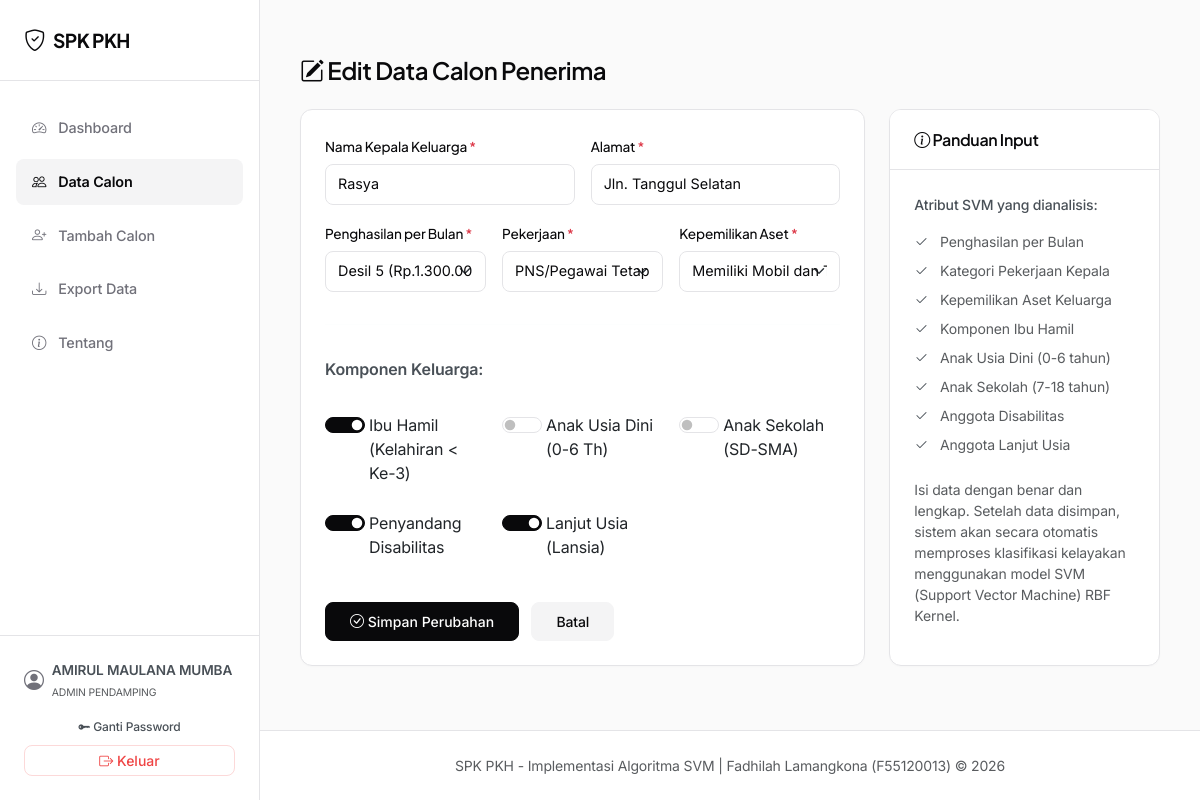
Screenshot of /calon/1/edit (signed in) with the database file from the repository.
### models_db.py (models this page shows, shortened)
class User(db.Model):
    __tablename__ = 'users'
    id = db.Column(db.Integer, primary_key=True)
    username = db.Column(db.String(50), unique=True, nullable=False)
    password_hash = db.Column(db.String(255), nullable=False)
    nama_lengkap = db.Column(db.String(100), nullable=False)
    role = db.Column(db.String(20), nullable=False, default='admin')  # 'superadmin' atau 'admin'
    created_at = db.Column(db.DateTime, default=lambda: datetime.now(timezone.utc))

class CalonPenerima(db.Model):
    __tablename__ = 'calon_penerima'
    id = db.Column(db.Integer, primary_key=True)
    nama = db.Column(db.String(100), nullable=False)
    alamat = db.Column(db.Text, nullable=False)
    penghasilan = db.Column(db.String(100), nullable=False)  # Kategori Desil (teks)
    pekerjaan = db.Column(db.String(100), nullable=False)    # Pekerjaan (teks)
    kepemilikan_aset = db.Column(db.String(100), nullable=False) # Aset (teks)
    ibu_hamil = db.Column(db.Boolean, default=False)
    anak_usia_dini = db.Column(db.Boolean, default=False)
    anak_sekolah = db.Column(db.Boolean, default=False)
    disabilitas = db.Column(db.Boolean, default=False)
    lansia = db.Column(db.Boolean, default=False)
    created_at = db.Column(db.DateTime, default=lambda: datetime.now(timezone.utc))
    skor_penghasilan = db.Column(db.Integer, nullable=False)
    skor_pekerjaan = db.Column(db.Integer, nullable=False)
    skor_kepemilikan_aset = db.Column(db.Integer, nullable=False)
    skor_ibu_hamil = db.Column(db.Integer, nullable=False, default=0)
    skor_anak_usia_dini = db.Column(db.Integer, nullable=False, default=0)
    skor_anak_sekolah = db.Column(db.Integer, nullable=False, default=0)
    skor_disabilitas = db.Column(db.Integer, nullable=False, default=0)
    skor_lansia = db.Column(db.Integer, nullable=False, default=0)
    hasil = db.relationship('HasilKeputusan', backref='calon', uselist=False, lazy=True)

### routes/calon.py (the view, shortened to what this page needs)
@calon_bp.route('/calon/<int:id>/edit', methods=['GET', 'POST'])
@csrf_required
@login_required
def edit_calon(id):
    calon = CalonPenerima.query.get_or_404(id)
    return render_template('calon_form.html',
                           calon=calon,
                           penghasilan_list=list(PENGHASILAN_MAPPING.keys()),
                           pekerjaan_list=list(PEKERJAAN_MAPPING.keys()),
                           aset_list=list(ASET_MAPPING.keys()))

### core/auth.py (called while the page is built)
def login_required(f):
    @wraps(f)
    def decorated_function(*args, **kwargs):
        if 'user_id' not in session:
            flash('Silakan login terlebih dahulu untuk mengakses sistem.', 'warning')
            return redirect(url_for('auth.login'))
        return f(*args, **kwargs)
    return decorated_function

def inject_user():
    if 'user_id' in session:
        user = User.query.get(session['user_id'])
        return dict(current_user=user)
    return dict(current_user=None)

def generate_csrf_token():
    if '_csrf_token' not in session:
        session['_csrf_token'] = secrets.token_hex(32)
    return session['_csrf_token']

def inject_csrf():
    return dict(csrf_token=generate_csrf_token())

def csrf_required(f):
    @wraps(f)
    def decorated_function(*args, **kwargs):
        if request.method == 'POST':
            token = request.form.get('_csrf_token')
            stored = session.get('_csrf_token')
            if not token or not stored or not secrets.compare_digest(token, stored):
                abort(403)
        return f(*args, **kwargs)
    return decorated_function

### templates/calon_form.html (shortened to what this page needs)
{% extends 'base.html' %}
{% block content %}
<div class="stagger-container">
    <h4 class="mb-4">
        <i class="bi bi-{% if calon %}pencil-square{% else %}person-plus{% endif %}"></i>
        {% if calon %}Edit{% else %}Tambah{% endif %} Data Calon Penerima
    </h4>
    <div class="row g-4">
        <div class="col-lg-8">
            <div class="card">
                <div class="card-body">
                    <form method="POST" class="row g-3">
                        <div class="col-md-6">
                            <label class="form-label">Nama Kepala Keluarga <span class="text-danger">*</span></label>
                            <input type="text" name="nama" class="form-control" required
                                   value="{{ calon.nama if calon else '' }}" placeholder="Nama lengkap">
                        </div>
                        <div class="col-md-6">
                            <label class="form-label">Alamat <span class="text-danger">*</span></label>
                            <input type="text" name="alamat" class="form-control" required
                                   value="{{ calon.alamat if calon else '' }}" placeholder="Desa/Kelurahan">
                        </div>
                        <div class="col-md-4">
                            <label class="form-label">Penghasilan per Bulan <span class="text-danger">*</span></label>
                            <select name="penghasilan" class="form-select" required>
                                {% for p in penghasilan_list %}
                                <option value="{{ p }}" {% if calon and calon.penghasilan == p %}selected{% endif %}>{{ p }}</option>
                                {% endfor %}
                            </select>
                        </div>
                        <div class="col-md-4">
                            <label class="form-label">Pekerjaan <span class="text-danger">*</span></label>
                            <select name="pekerjaan" class="form-select" required>
                                {% for p in pekerjaan_list %}
                                <option value="{{ p }}" {% if calon and calon.pekerjaan == p %}selected{% endif %}>{{ p }}</option>
                                {% endfor %}
                            </select>
                        </div>
                        <div class="col-md-4">
                            <label class="form-label">Kepemilikan Aset <span class="text-danger">*</span></label>
                            <select name="kepemilikan_aset" class="form-select" required>
                                {% for a in aset_list %}
                                <option value="{{ a }}" {% if calon and calon.kepemilikan_aset == a %}selected{% endif %}>{{ a }}</option>
                                {% endfor %}
                            </select>
                        </div>
                        <div class="col-12"><hr class="my-3 border-light opacity-10"></div>
                        <div class="col-12">
                            <p class="mb-2 fw-semibold font-display text-dark-emphasis">Komponen Keluarga:</p>
                        </div>
                        <div class="col-md-6 col-lg-4">
                            <div class="form-check form-switch mt-2">
                                <input class="form-check-input" type="checkbox" name="ibu_hamil"
                                       id="ibu_hamil" {% if calon and calon.ibu_hamil %}checked{% endif %}>
                                <label class="form-check-label ms-1" for="ibu_hamil">Ibu Hamil (Kelahiran < Ke-3)</label>
                            </div>
                        </div>
                        <div class="col-md-6 col-lg-4">
                            <div class="form-check form-switch mt-2">
                                <input class="form-check-input" type="checkbox" name="anak_usia_dini"
                                       id="anak_usia_dini" {% if calon and calon.anak_usia_dini %}checked{% endif %}>
                                <label class="form-check-label ms-1" for="anak_usia_dini">Anak Usia Dini (0-6 Th)</label>
                            </div>
                        </div>
                        <div class="col-md-6 col-lg-4">
                            <div class="form-check form-switch mt-2">
                                <input class="form-check-input" type="checkbox" name="anak_sekolah"
                                       id="anak_sekolah" {% if calon and calon.anak_sekolah %}checked{% endif %}>
                                <label class="form-check-label ms-1" for="anak_sekolah">Anak Sekolah (SD-SMA)</label>
                            </div>
                        </div>
                        <div class="col-md-6 col-lg-4">
                            <div class="form-check form-switch mt-2">
                                <input class="form-check-input" type="checkbox" name="disabilitas"
                                       id="disabilitas" {% if calon and calon.disabilitas %}checked{% endif %}>
                                <label class="form-check-label ms-1" for="disabilitas">Penyandang Disabilitas</label>
                            </div>
                        </div>
                        <div class="col-md-6 col-lg-4">
                            <div class="form-check form-switch mt-2">
                                <input class="form-check-input" type="checkbox" name="lansia"
                                       id="lansia" {% if calon and calon.lansia %}checked{% endif %}>
                                <label class="form-check-label ms-1" for="lansia">Lanjut Usia (Lansia)</label>
                            </div>
                        </div>
                        <div class="col-12 mt-4 pt-3 border-top border-light border-opacity-10">
                            <button type="submit" class="btn btn-primary px-4 me-2">
                                <i class="bi bi-{% if calon %}check-circle{% else %}save{% endif %}"></i>
                                {% if calon %}Simpan Perubahan{% else %}Simpan & Prediksi{% endif %}
                            </button>
                            <a href="{{ url_for('calon.daftar_calon') }}" class="btn btn-secondary px-4">
                                Batal
                            </a>
                        </div>
                    </form>
                </div>
            </div>
        </div>
        <div class="col-lg-4">
            <div class="card h-100">
                <div class="card-header">
                    <h6 class="mb-0"><i class="bi bi-info-circle"></i> Panduan Input</h6>
                </div>
                <div class="card-body small text-muted">
                    <p class="mb-3 text-dark-emphasis fw-medium">Atribut SVM yang dianalisis:</p>
                    <ul class="list-unstyled mb-4">
                        <li class="mb-2"><i class="bi bi-check2 text-dark-emphasis me-2"></i> Penghasilan per Bulan</li>
                        <li class="mb-2"><i class="bi bi-check2 text-dark-emphasis me-2"></i> Kategori Pekerjaan Kepala</li>
                        <li class="mb-2"><i class="bi bi-check2 text-dark-emphasis me-2"></i> Kepemilikan Aset Keluarga</li>
                        <li class="mb-2"><i class="bi bi-check2 text-dark-emphasis me-2"></i> Komponen Ibu Hamil</li>
                        <li class="mb-2"><i class="bi bi-check2 text-dark-emphasis me-2"></i> Anak Usia Dini (0-6 tahun)</li>
                        <li class="mb-2"><i class="bi bi-check2 text-dark-emphasis me-2"></i> Anak Sekolah (7-18 tahun)</li>
                        <li class="mb-2"><i class="bi bi-check2 text-dark-emphasis me-2"></i> Anggota Disabilitas</li>
                        <li class="mb-2"><i class="bi bi-check2 text-dark-emphasis me-2"></i> Anggota Lanjut Usia</li>
                    </ul>
                    <p class="mb-0 lh-base">
                        Isi data dengan benar dan lengkap. Setelah data disimpan, sistem akan secara otomatis memproses klasifikasi kelayakan menggunakan model SVM (Support Vector Machine) RBF Kernel.
                    </p>
                </div>
            </div>
        </div>
    </div>
</div>
{% endblock %}

### templates/base.html (shortened to what this page needs)
<!DOCTYPE html>
<html lang="id" data-bs-theme="light">
<head>
    <link href="https://cdn.jsdelivr.net/npm/bootstrap@5.3.3/dist/css/bootstrap.min.css" rel="stylesheet">
    <link rel="stylesheet" href="https://cdn.jsdelivr.net/npm/bootstrap-icons@1.11.3/font/bootstrap-icons.min.css">
    <link rel="stylesheet" href="{{ url_for('static', filename='css/style.css') }}">
</head>
<body>
    {% if current_user %}
    <div class="app-container">
        <aside class="sidebar-panel" id="sidebarPanel">
            <div class="sidebar-header">
                <a class="sidebar-brand" href="{{ url_for('dashboard.index') }}">
                    <i class="bi bi-shield-check"></i> SPK PKH
                </a>
            </div>
            <ul class="sidebar-menu">
                <li>
                    <a class="sidebar-link {% if request.endpoint == 'dashboard.index' %}active{% endif %}" href="{{ url_for('dashboard.index') }}">
                        <i class="bi bi-speedometer2"></i> Dashboard
                    </a>
                </li>
                <li>
                    <a class="sidebar-link {% if request.endpoint in ('calon.daftar_calon', 'calon.edit_calon', 'calon.prediksi_ulang', 'calon.export_calon') %}active{% endif %}" href="{{ url_for('calon.daftar_calon') }}">
                        <i class="bi bi-people"></i> Data Calon
                    </a>
                </li>
                <li>
                    <a class="sidebar-link {% if request.endpoint in ('calon.tambah_calon', 'calon.import_calon') %}active{% endif %}" href="{{ url_for('calon.tambah_calon') }}">
                        <i class="bi bi-person-plus"></i> Tambah Calon
                    </a>
                </li>
                <li>
                    <a class="sidebar-link {% if request.endpoint == 'calon.export_calon' %}active{% endif %}" href="{{ url_for('calon.export_calon') }}">
                        <i class="bi bi-download"></i> Export Data
                    </a>
                </li>
                <li>
                    <a class="sidebar-link {% if request.endpoint == 'about.index' %}active{% endif %}" href="{{ url_for('about.index') }}">
                        <i class="bi bi-info-circle"></i> Tentang
                    </a>
                </li>
            </ul>
            <div class="sidebar-footer">
                <div class="sidebar-user">
                    <i class="bi bi-person-circle fs-5"></i>
                    <div>
                        <div class="fw-semibold text-dark-emphasis">{{ current_user.nama_lengkap }}</div>
                        <small class="text-muted text-uppercase" style="font-size: 0.65rem;">
                            {{ 'Superadmin' if current_user.role == 'superadmin' else 'Admin Pendamping' }}
                        </small>
                    </div>
                </div>
                <div class="d-flex flex-column gap-1 w-100">
                    <a href="{{ url_for('auth.change_password') }}" class="btn btn-outline-secondary w-100 btn-sm py-1 border-light border-opacity-10 text-dark-emphasis" style="font-size: 0.75rem;">
                        <i class="bi bi-key-fill"></i> Ganti Password
                    </a>
                    <form method="POST" action="{{ url_for('auth.logout') }}" class="w-100">
                        <button type="submit" class="btn btn-outline-danger w-100 btn-sm py-1">
                            <i class="bi bi-box-arrow-right"></i> Keluar
                        </button>
                    </form>
                </div>
            </div>
        </aside>
        <div class="content-wrapper">
            <main class="main-content">
                {% block content %}{% endblock %}
            </main>
            <footer class="footer">
                <div class="container-fluid text-center text-muted small">
                    SPK PKH - Implementasi Algoritma SVM |
                    Fadhilah Lamangkona (F55120013) &copy; 2026
                </div>
            </footer>
        </div>
    </div>
    {% endif %}
</body>
</html>

### rows the page displays
User: nama_lengkap "AMIRUL MAULANA MUMBA", role "ADMIN PENDAMPING"
CalonPenerima: nama "Rasya", alamat "Jln. Tanggul Selatan", penghasilan "Desil 5 (Rp.1.300.000 - Rp.1.500.000)", pekerjaan "PNS/Pegawai Tetap", kepemilikan_aset "Memiliki Mobil dan Tanah/Kebun", ibu_hamil "☑", disabilitas "☑", lansia "☑"
